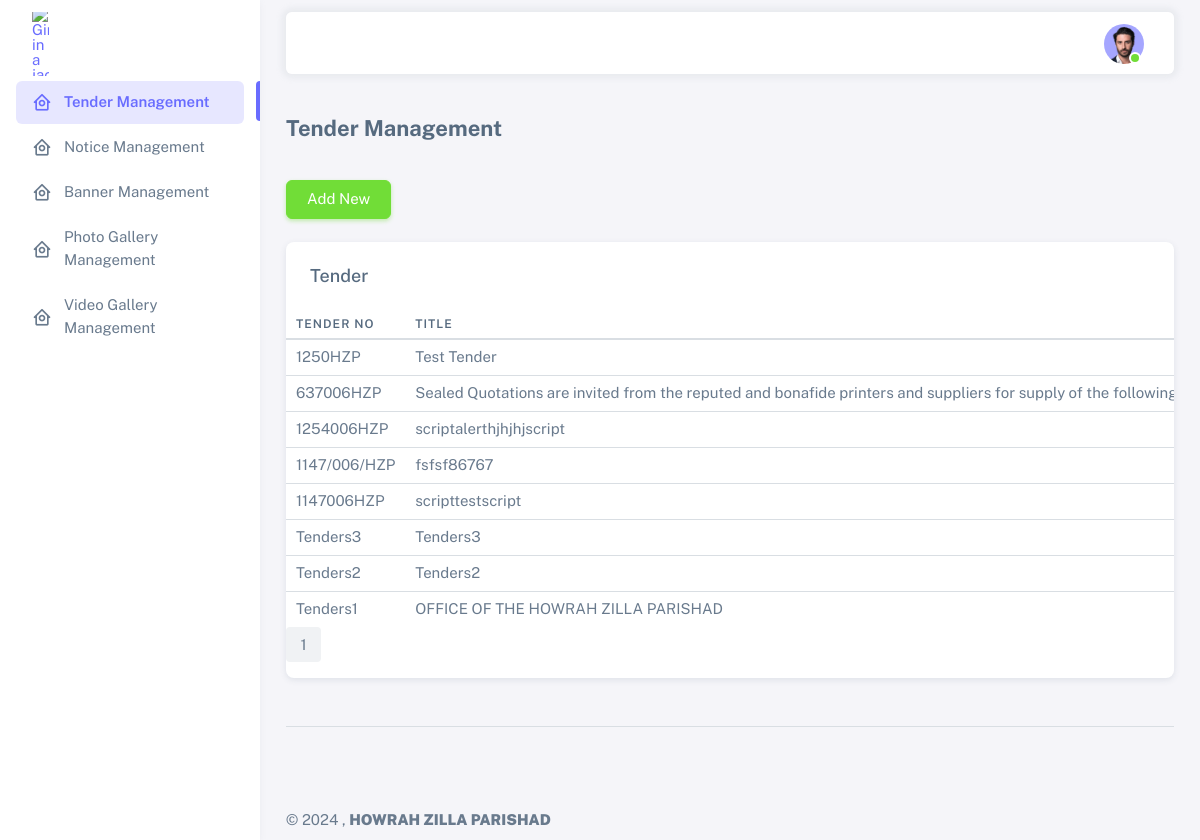
Screenshot of /admin/tender.php (signed in) with the database file from the repository.
### tables this page shows
CREATE TABLE `tender` (
  `id` int(11) NOT NULL,
  `tender_no` varchar(255) DEFAULT NULL,
  `tender_type` varchar(255) DEFAULT NULL,
  `title` text,
  `tender_notice` varchar(255) DEFAULT NULL,
  `publication_date` varchar(255) DEFAULT NULL,
  `submission_date` varchar(255) DEFAULT NULL,
  `status` enum('1','0') NOT NULL,
  `is_deleted` enum('1','0') NOT NULL DEFAULT '0',
  `created_at` timestamp NULL DEFAULT CURRENT_TIMESTAMP,
  `updated_at` timestamp NOT NULL DEFAULT CURRENT_TIMESTAMP ON UPDATE CURRENT_TIMESTAMP
);

### admin/tender.php (the view, shortened to what this page needs)
<?php
   include_once("../conn.php");
?>
<?php
$limit = 10;
if (isset($_GET["page"])) {
	$page  = $_GET["page"];
	}
	else{
	$page=1;
	};
$start_from = ($page-1) * $limit;
$result = mysqli_query($conn,"SELECT * FROM tender where is_deleted='0' ORDER BY id DESC LIMIT $start_from, $limit");
?>
<!DOCTYPE html>
<html
  lang="en"
  class="light-style layout-menu-fixed"
  dir="ltr"
  data-theme="theme-default"
  data-assets-path="/assets/"
  data-template="vertical-menu-template-free"
>
<?php
   include('admin_head.php');
?>
  <body>
    <div class="layout-wrapper layout-content-navbar">
      <div class="layout-container">
        <?php
      include('left_menu.php');
    ?>
        <div class="layout-page">
          <?php
      include('admin_nav.php');
    ?>
          <div class="content-wrapper">
            <div class="container-xxl flex-grow-1 container-p-y">
              <h4 class="fw-bold py-3 mb-4"> Tender Management</h4>
              <div>
               <a href="addtender.php" class="btn btn-success pull-right"><i class="fa fa-plus"></i> Add New</a>
              </div>
            <br>
              <div class="card">
                <h5 class="card-header">Tender</h5>
                <div class="table-responsive text-nowrap">
                <?php  if(mysqli_num_rows($result) > 0){?>
                  <table class="table table-sm">
                    <thead>
                      <tr>
                        <th>Tender No</th>
                        <th>Title</th>
                      </tr>
                    </thead>
                    <tbody class="table-border-bottom-0">
                    <?php
                      while ($row = mysqli_fetch_array($result)) {
                      ?>
                                  <tr>
                              <td><?php echo $row["tender_no"]; ?></td>
                              <td><?php echo $row["title"]; ?></td>
                                  </tr>
                      <?php
                      };
                      ?>
                    </tbody>
                  </table>
                  <?php } else{
                            echo '<div class="alert alert-danger"><em>No records were found.</em></div>';
                        }?>
                  <?php
$result_db = mysqli_query($conn,"SELECT COUNT(id) FROM tender");
$row_db = mysqli_fetch_row($result_db);
$total_records = $row_db[0];
$total_pages = ceil($total_records / $limit);
$pagLink = "<ul class='pagination'>";
for ($i=1; $i<=$total_pages; $i++) {
              $pagLink .= "<li class='page-item'><a class='page-link' href='tender.php?page=".$i."'>".$i."</a></li>";
}
echo $pagLink . "</ul>";
?>
                </div>
              </div>
              <hr class="my-5" />
            </div>
            <?php
      include('admin_footer.php');
        ?>
          </div>
        </div>
      </div>
    </div>
  </body>
</html>

### rows the page displays
tender: tender_no "1250HZP", title "Test Tender"
tender: tender_no "637006HZP", title "Sealed Quotations are invited from the reputed and bonafide printers and suppliers for supply of the…"
tender: tender_no "1254006HZP", title "scriptalerthjhjhjscript"
tender: tender_no "1147/006/HZP", title "fsfsf86767"
tender: tender_no "1147006HZP", title "scripttestscript"
tender: tender_no "Tenders3", title "Tenders3"
tender: tender_no "Tenders2", title "Tenders2"
tender: tender_no "Tenders1", title "OFFICE OF THE HOWRAH ZILLA PARISHAD"
